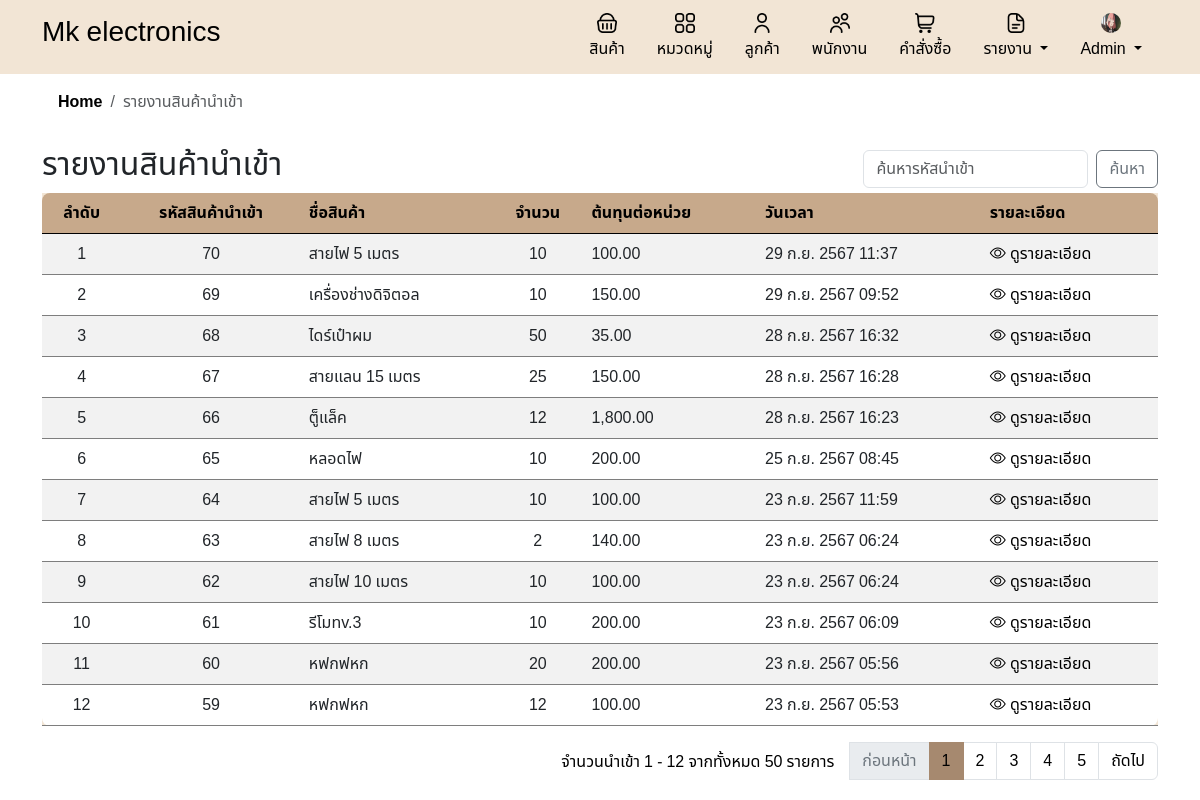
The page /report_stock_in.php (signed in) on the database its author committed.
### tables this page shows
CREATE TABLE `companies` (
  `company_id` int(11) NOT NULL,
  `company_name` varchar(255) NOT NULL,
  `company_address` varchar(255) DEFAULT NULL,
  `company_phone` varchar(10) DEFAULT NULL,
  `company_email` varchar(100) DEFAULT NULL,
  `profile_image` varchar(255) DEFAULT NULL
);

CREATE TABLE `stock_in_items` (
  `item_id` int(11) NOT NULL,
  `stock_in_id` int(11) DEFAULT NULL,
  `product_id` int(11) DEFAULT NULL,
  `quantity` int(11) DEFAULT NULL
);

CREATE TABLE `products` (
  `product_id` int(11) NOT NULL,
  `product_name` varchar(255) NOT NULL,
  `description` text DEFAULT NULL,
  `price` decimal(10,2) NOT NULL,
  `quantity` int(11) NOT NULL,
  `category_id` int(11) DEFAULT NULL,
  `created_at` timestamp NOT NULL DEFAULT current_timestamp(),
  `image` varchar(255) DEFAULT NULL
);

CREATE TABLE `stock_in` (
  `stock_in_id` int(11) NOT NULL,
  `date` timestamp NOT NULL DEFAULT current_timestamp()
);

### inc/functions.php (called while the page is built, shortened)
<?php
function formatThaiDate($timestamp, $short = false) {
    $thai_months = array(
        1 => 'ม.ค.', 'ก.พ.', 'มี.ค.', 'เม.ย.', 'พ.ค.', 'มิ.ย.',
        'ก.ค.', 'ส.ค.', 'ก.ย.', 'ต.ค.', 'พ.ย.', 'ธ.ค.'
    );
    $date = date('j', $timestamp);
    $month = $thai_months[date('n', $timestamp)];
    $year = date('Y', $timestamp) + 543;
    if ($short) {
        return "$date $month";
    } else {
        $time = date('H:i', $timestamp);
        return "$date $month $year $time";
    }
}
?>

### report_stock_in.php (the view, shortened to what this page needs)
<?php
include 'header.php';
include 'db.php';
include 'inc/links.php';
include 'inc/functions.php';
$search = isset($_GET['search']) ? $_GET['search'] : '';
$records_per_page = 12;
$current_page = isset($_GET['page']) ? intval($_GET['page']) : 1;
$offset = ($current_page - 1) * $records_per_page;
$sql = "SELECT stock_in_items.stock_in_id, products.product_name, stock_in_items.quantity, stock_in.date,
        COALESCE(pc.cost_per_unit, 0) AS cost_per_unit
        FROM stock_in_items
        JOIN products ON stock_in_items.product_id = products.product_id
        JOIN stock_in ON stock_in_items.stock_in_id = stock_in.stock_in_id
        LEFT JOIN product_costs AS pc ON stock_in_items.product_id = pc.product_id
        AND stock_in.stock_in_id = pc.stock_in_id";
$sql .= " ORDER BY stock_in.date DESC LIMIT $records_per_page OFFSET $offset";
$stmt = $conn->prepare($sql);
$stmt->execute();
$result = $stmt->get_result();
$count_sql = "SELECT COUNT(*) as total_records FROM stock_in_items";
if ($search) {
    $count_sql .= " WHERE stock_in_items.stock_in_id LIKE ?";
    $count_stmt = $conn->prepare($count_sql);
    $count_stmt->bind_param("s", $search_param);
    $count_stmt->execute();
    $count_result = $count_stmt->get_result();
} else {
    $count_result = $conn->query($count_sql);
}
$total_records = $count_result->fetch_assoc()['total_records'];
$total_pages = ceil($total_records / $records_per_page);
?>
<!DOCTYPE html>
<html lang="th">
<head>
</head>
<body>
    <div class="container">
        <nav aria-label="breadcrumb">
            <ol class="breadcrumb breadcrumb-chevron p-3 rounded -3">
                <li class="breadcrumb-item">
                    <a class="link-body-emphasis fw-semibold text-decoration-none" href="home.php">Home</a>
                </li>
                <li class="breadcrumb-item active" aria-current="page">รายงานสินค้านำเข้า</li>
            </ol>
        </nav>
        <div class="d-flex justify-content-between align-items-center">
            <h2>รายงานสินค้านำเข้า</h2>
            <div class="d-flex flex-grow-1 justify-content-end align-items-center gap-2">
                <form class="d-flex m-0" action="" method="get">
                    <input class="form-control me-2" type="search" name="search" placeholder="ค้นหารหัสนำเข้า"
                        aria-label="Search" value="<?php echo htmlspecialchars($search); ?>">
                    <button class="btn btn-outline-secondary custom-btn-t" type="submit">ค้นหา</button>
                </form>
            </div>
        </div>
        <div class="table-responsive">
            <table class="table table-striped">
                <thead>
                    <tr>
                        <th class='text-center'>ลำดับ</th>
                        <th class='text-center'>รหัสสินค้านำเข้า</th>
                        <th>ชื่อสินค้า</th>
                        <th class='text-center'>จำนวน</th>
                        <th>ต้นทุนต่อหน่วย</th>
                        <th>วันเวลา</th>
                        <th>รายละเอียด</th>
                    </tr>
                </thead>
                <tbody>
                    <?php
                    if ($result->num_rows > 0) {
                        $row_number = $offset + 1;
                        while ($row = $result->fetch_assoc()) {
                            $formatted_date = formatThaiDate(strtotime($row['date']));
                            $cost_per_unit = number_format($row['cost_per_unit'], 2);
                            echo "<tr>
                                        <td class='text-center'>{$row_number}</td>
                                        <td class='text-center'>{$row['stock_in_id']}</td>
                                        <td>{$row['product_name']}</td>
                                        <td class='text-center'>{$row['quantity']}</td>
                                        <td>{$cost_per_unit}</td>
                                        <td>{$formatted_date}</td>
                                        <td>
                                            <a href='detail_stock.php?stock_in_id=" . $row['stock_in_id'] . "' class='custom-link'>
                                            <i class='bi bi-eye'></i> ดูรายละเอียด
                                            </a>
                                    </tr>";
                            $row_number++;
                        }
                    } else {
                        echo "<tr><td colspan='7'>ไม่มีข้อมูลสินค้านำเข้า</td></tr>";
                    }
                    ?>
                </tbody>
            </table>
            <nav aria-label="Page navigation example">
                <ul class="pagination justify-content-end">
                    <div class="mt-2 me-3">
                        <?php
                        $start_number = ($current_page - 1) * $records_per_page + 1;
                        $end_number = min($start_number + $records_per_page - 1, $total_records);
                        echo "จำนวนนำเข้า $start_number - $end_number จากทั้งหมด $total_records รายการ";
                        ?>
                    </div>
                    <?php if ($current_page > 1): ?>
                        <li class="page-item">
                            <a class="page-link"
                                href="?page=<?php echo $current_page - 1; ?>&search=<?php echo urlencode($search); ?>">ก่อนหน้า</a>
                        </li>
                    <?php else: ?>
                        <li class="page-item disabled">
                            <a class="page-link">ก่อนหน้า</a>
                        </li>
                    <?php endif; ?>
                    <?php for ($i = 1; $i <= $total_pages; $i++): ?>
                        <li class="page-item <?php echo ($i == $current_page) ? 'active' : ''; ?>">
                            <a class="page-link" href="?page=<?php echo $i; ?>&search=<?php echo urlencode($search); ?>">
                                <?php echo $i; ?>
                            </a>
                        </li>
                    <?php endfor; ?>
                    <?php if ($current_page < $total_pages): ?>
                        <li class="page-item">
                            <a class="page-link"
                                href="?page=<?php echo $current_page + 1; ?>&search=<?php echo urlencode($search); ?>">ถัดไป</a>
                        </li>
                    <?php else: ?>
                        <li class="page-item disabled">
                            <a class="page-link">ถัดไป</a>
                        </li>
                    <?php endif; ?>
                </ul>
            </nav>
        </div>
    </div>
</body>
</html>

### header.php (shortened to what this page needs)
<?php
include 'db.php';
$sql = "SELECT profile_image FROM companies WHERE company_id = 1";
$result = $conn->query($sql);
$profile_image = 'default.png';
if ($result->num_rows > 0) {
    $row = $result->fetch_assoc();
    if (!empty($row['profile_image'])) {
        $profile_image = $row['profile_image'];
    }
}
?>
<div class="header-container">
    <div class="container">
        <div class="d-flex flex-wrap align-items-center justify-content-center justify-content-lg-start">
            <a href="home.php"
                class="d-flex align-items-center my-2 my-lg-0 me-lg-auto <?php echo basename($_SERVER['PHP_SELF']) == 'home.php' ? 'text-secondary active' : 'text-black'; ?> text-decoration-none">
                <h3>Mk electronics</h3>
            </a>
            <ul class="nav col-12 col-lg-auto my-2 justify-content-center my-md-0">
                <li>
                    <a href="product.php"
                        class="nav-link <?php echo basename($_SERVER['PHP_SELF']) == 'product.php' ? 'text-secondary active' : 'text-black'; ?>">
                        <img src="image/shopping-basket.png" class="bi d-block mx-auto mb-1 icon" width="20"
                            height="20">
                        สินค้า
                    </a>
                </li>
                <li>
                    <a href="category.php"
                        class="nav-link <?php echo basename($_SERVER['PHP_SELF']) == 'category.php' ? 'text-secondary active' : 'text-black'; ?>">
                        <img src="image/apps.png" class="bi d-block mx-auto mb-1 icon" width="20"
                            height="20">
                        หมวดหมู่
                    </a>
                </li>
                <li>
                    <a href="customer.php"
                        class="nav-link <?php echo basename($_SERVER['PHP_SELF']) == 'customer.php' ? 'text-secondary active' : 'text-black'; ?>">
                        <img src="image/user (1).png" class="bi d-block mx-auto mb-1 icon" width="20" height="20">
                        ลูกค้า
                    </a>
                </li>
                <?php if ($_SESSION['role'] === 'admin'): ?>
                    <li>
                        <a href="employee.php"
                            class="nav-link <?php echo basename($_SERVER['PHP_SELF']) == 'employee.php' ? 'text-secondary active' : 'text-black'; ?>">
                            <img src="image/users.png" class="bi d-block mx-auto mb-1 icon" width="20" height="20">
                            พนักงาน
                        </a>
                    </li>
                <?php endif; ?>
                <li>
                    <a href="order.php"
                        class="nav-link <?php echo basename($_SERVER['PHP_SELF']) == 'order.php' ? 'text-secondary active' : 'text-black'; ?>">
                        <img src="image/shopping-cart.png" class="bi d-block mx-auto mb-1 icon" width="20" height="20">
                        คำสั่งซื้อ
                    </a>
                </li>
                <?php if ($_SESSION['role'] === 'admin'): ?>
                    <li class="nav-item dropdown">
                        <a href="#"
                            class="nav-link dropdown-toggle <?php echo basename($_SERVER['PHP_SELF']) == 'report.php' ? 'text-secondary active' : 'text-black'; ?>"
                            id="dropdownReport" role="button" data-bs-toggle="dropdown" aria-expanded="false">
                            <img src="image/document.png" class="bi d-block mx-auto mb-1 icon" width="20" height="20">
                            รายงาน
                        </a>
                    </li>
                    <li class="nav-item dropdown">
                        <a href="#"
                            class="nav-link dropdown-toggle <?php echo basename($_SERVER['PHP_SELF']) == 'admin.php' ? 'text-secondary active' : 'text-black'; ?>"
                            id="dropdownProfile" role="button" data-bs-toggle="dropdown" aria-expanded="false">
                            <img src="uploads/<?php echo htmlspecialchars($profile_image); ?>"
                                class="bi d-block mx-auto mb-1 icon rounded-circle" width="20" height="20"
                                alt="Profile Image">
                            <?php echo ($_SESSION['role'] === 'admin') ? 'Admin' : 'User'; ?>
                        </a>
                    </li>
                <?php endif; ?>
            </ul>
        </div>
    </div>
</div>
</body>
</html>

### style.css (style rules this page uses)
* { font-family: "Noto Sans Thai", sans-serif; }
html { overflow-y: scroll; }
body { font-family: "Noto Sans Thai", sans-serif; background-color: #ffffff; }
.header-container { width: 100%; background-color: #F2E5D5; padding: 5px; }
.table { width: 100%; margin-bottom: 1rem; color: #212529; background-color: #F2E5D5; overflow: hidden; }
.table td, .table th { background-color: #F2E5D5; border-color: #7e7e7e; }
.table-striped tbody tr:nth-of-type(odd) { background-color: rgba(242, 229, 213, 0.5); }
.table th, .table td { padding: 0.75rem; vertical-align: top; border-top: 1px solid #ffffff; text-align: left; }
.table thead th { vertical-align: bottom; border-bottom: 1px solid #000000; background-color: #C7A98B; color: #000; }
.table thead th:first-child { border-top-left-radius: 8px; }
.table thead th:last-child { border-top-right-radius: 8px; }
.table tbody tr:last-child td:first-child { border-bottom-left-radius: 8px; }
.table tbody tr:last-child td:last-child { border-bottom-right-radius: 8px; }
.table-responsive { display: block; width: 100%; overflow-x: auto; -webkit-overflow-scrolling: touch; -ms-overflow-style: -ms-autohiding-scrollbar; }
.custom-btn-t { background-color: #C7A98B; color: #000000; border: none; }
.pagination { color: #000; }
.page-item.active .page-link { background-color: #A6896F; border-color: #A6896F; color: #000000; }
.page-item .page-link { color: #000000; }
.page-item.disabled .page-link { color: #6c757d; }
.custom-link { color: #000; text-decoration: none; }
body { margin-bottom: 20px; padding: 0; background-color: #f8f9fa; }
.table th, .table td { vertical-align: middle; }
html, body { height: 100%; }

### rows shown on the page
companies: profile_image (picture)
stock_in_items: stock_in "70", product.product_name "สายไฟ 5 เมตร", quantity "10", cost_per_unit "100.00", stock_in.date "29 ก.ย. 2567 11:37"
stock_in_items: stock_in "69", product.product_name "เครื่องช่างดิจิตอล", quantity "10", cost_per_unit "150.00", stock_in.date "29 ก.ย. 2567 09:52"
stock_in_items: stock_in "68", product.product_name "ไดร์เป๋าผม", quantity "50", cost_per_unit "35.00", stock_in.date "28 ก.ย. 2567 16:32"
stock_in_items: stock_in "67", product.product_name "สายแลน 15 เมตร", quantity "25", cost_per_unit "150.00", stock_in.date "28 ก.ย. 2567 16:28"
stock_in_items: stock_in "66", product.product_name "ตู็แล็ค", quantity "12", cost_per_unit "1,800.00", stock_in.date "28 ก.ย. 2567 16:23"
stock_in_items: stock_in "65", product.product_name "หลอดไฟ", quantity "10", cost_per_unit "200.00", stock_in.date "25 ก.ย. 2567 08:45"
stock_in_items: stock_in "64", product.product_name "สายไฟ 5 เมตร", quantity "10", cost_per_unit "100.00", stock_in.date "23 ก.ย. 2567 11:59"
stock_in_items: stock_in "63", product.product_name "สายไฟ 8 เมตร", quantity "2", cost_per_unit "140.00", stock_in.date "23 ก.ย. 2567 06:24"
stock_in_items: stock_in "62", product.product_name "สายไฟ 10 เมตร", quantity "10", cost_per_unit "100.00", stock_in.date "23 ก.ย. 2567 06:24"
stock_in_items: stock_in "61", product.product_name "รีโมทv.3", quantity "10", cost_per_unit "200.00", stock_in.date "23 ก.ย. 2567 06:09"
stock_in_items: stock_in "60", product.product_name "หฟกฟหก", quantity "20", cost_per_unit "200.00", stock_in.date "23 ก.ย. 2567 05:56"
stock_in_items: stock_in "59", product.product_name "หฟกฟหก", quantity "12", cost_per_unit "100.00", stock_in.date "23 ก.ย. 2567 05:53"

### other values the page prints
$start_number "1"
$end_number "12"
$total_records "50"
